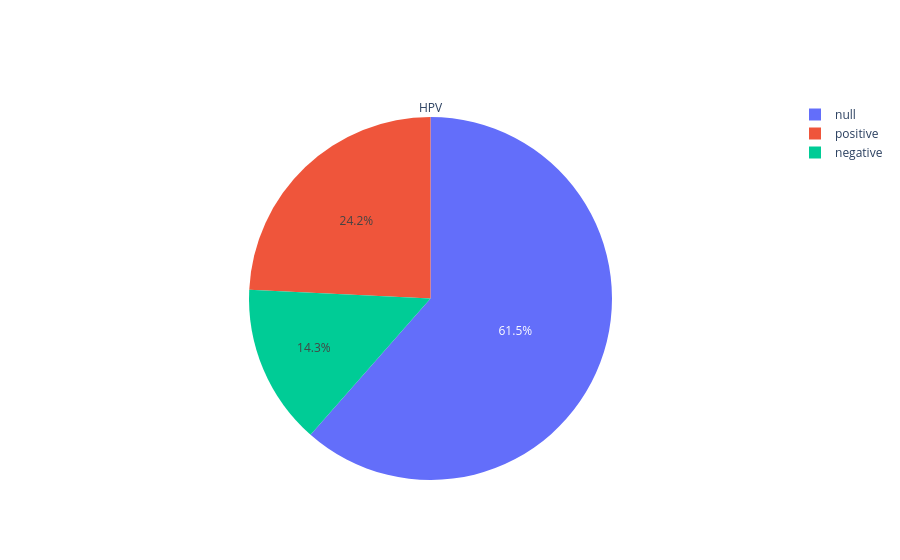
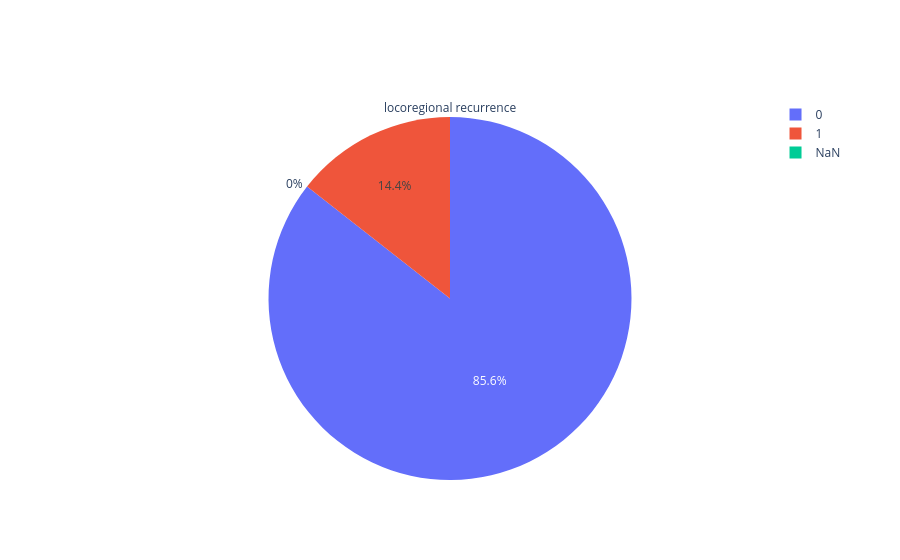
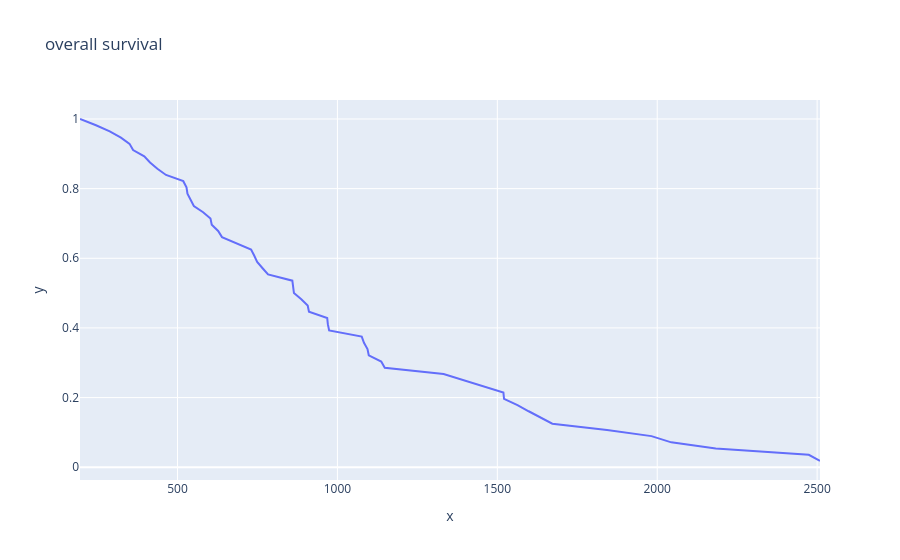

Here is the notebook cell these charts were saved with, in order:
### Code cell
import pandas

# Head-Neck-PET-CT
df = []
for i in ("HGJ", "CHUS", "HMR", "CHUM"):
    df__ = pandas.read_excel(r"F:\TCIA\Head-Neck-PET-CT\INFOclinical_HN_Version2_30may2018.xlsx", sheet_name=i)
    df__["center"] = i
    df.append(df__)
df = pandas.concat(df)
print(df.columns)

hpv = df["HPV status"]
hpv[hpv == 'N/A'] = float("nan")
hpv[hpv == '-'] = "negative"
hpv[hpv == '+'] = "positive"

# "Time – diagnosis to LR (days)"
lrr = df['Locoregional']

c = "Time – diagnosis to Death (days)"
os = df[df[c].notna()][c]

plot_clinical(hpv=hpv, lrr=lrr, os=os)

### Figure 1 — Plotly figure (JSON) as saved in the notebook; plotly's stock layout.template omitted (floating-point values rounded to 4 significant figures)
{"data": [{"labels": ["negative", null, "positive"], "title": {"text": "HPV"}, "type": "pie", "values": [46, 198, 78]}], "layout": {}}

### Figure 2 — Plotly figure (JSON) as saved in the notebook; plotly's stock layout.template omitted (floating-point values rounded to 4 significant figures)
{"data": [{"labels": [1.0, 0.0, NaN], "title": {"text": "locoregional recurrence"}, "type": "pie", "values": [43, 255, 0]}], "layout": {}}

### Figure 3 — Plotly figure (JSON) as saved in the notebook; plotly's stock layout.template omitted (floating-point values rounded to 4 significant figures)
{"data": [{"hovertemplate": "x=%{x}<br>y=%{y}<extra></extra>", "legendgroup": "", "line": {"color": "#636efa", "dash": "solid"}, "marker": {"symbol": "circle"}, "mode": "lines", "name": "", "orientation": "v", "showlegend": false, "type": "scatter", "x": [195, 245, 288, 323, 350, 361, 396, 414, 437, 464, 518, 528, 531, 540, 551, 580, 603, 607, 627, 639, 686, 730, 740, 749, 766, 783, 859, 859, 864, 887, 907, 911, 968, 970, 974, 1076, 1083, 1094, 1098, 1137, 1148, 1332, 1395, 1452, 1519, 1521, 1563, 1598, 1634, 1672, 1843, 1982, 2044, 2183, 2474, 2509], "xaxis": "x", "y": [1.0, 0.9821, 0.9643, 0.9464, 0.9286, 0.9107, 0.8929, 0.875, 0.8571, 0.8393, 0.8214, 0.8036, 0.7857, 0.7679, 0.75, 0.7321, 0.7143, 0.6964, 0.6786, 0.6607, 0.6429, 0.625, 0.6071, 0.5893, 0.5714, 0.5536, 0.5357, 0.5357, 0.5, 0.4821, 0.4643, 0.4464, 0.4286, 0.4107, 0.3929, 0.375, 0.3571, 0.3393, 0.3214, 0.3036, 0.2857, 0.2679, 0.25, 0.2321, 0.2143, 0.1964, 0.1786, 0.1607, 0.1429, 0.125, 0.1071, 0.08929, 0.07143, 0.05357, 0.03571, 0.01786], "yaxis": "y"}], "layout": {"legend": {"tracegroupgap": 0}, "title": {"text": "overall survival"}, "xaxis": {"anchor": "y", "domain": [0, 1], "title": {"text": "x"}}, "yaxis": {"anchor": "x", "domain": [0, 1], "title": {"text": "y"}}}}
